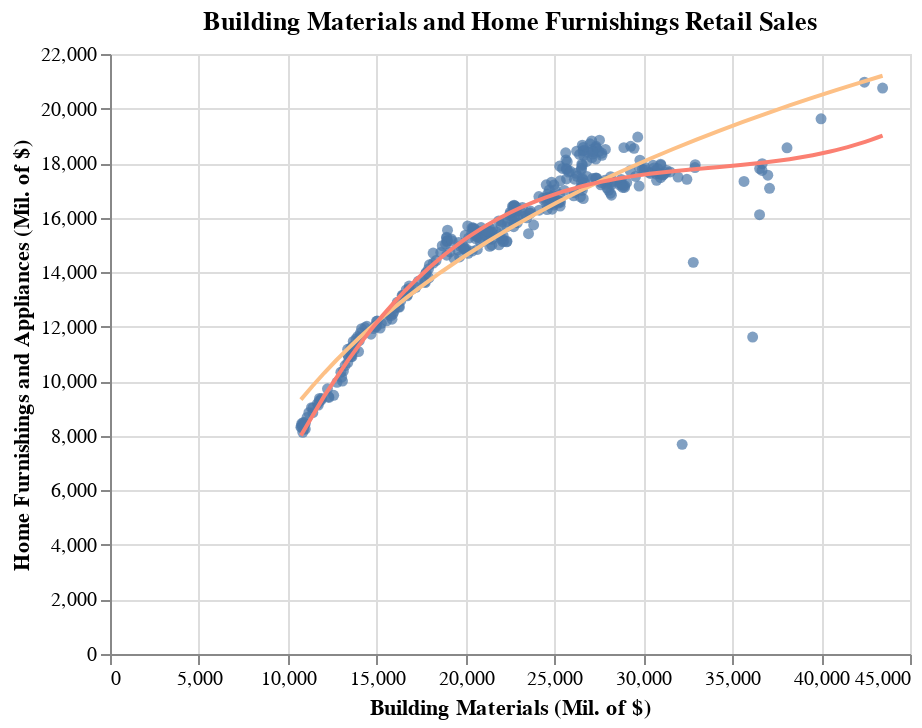

Write notebook code for a chart like this one.
### Markdown cell above
Let us start by seeing if there is a relationship between retail spending of building materials and home furnishings.

### Code cell
# joining the two datasets
building_furnishing = furnishing_expenditure.merge(building_materials_expenditure, on = 'date', how = 'inner')

# building the plot
furnishing_scatter_base = alt.Chart(building_furnishing,
                                    title = "Building Materials and Home Furnishings Retail Sales").mark_circle().encode(
    x = alt.X('value_y',
              title = 'Building Materials (Mil. of $)'),
    y = alt.Y('value_x',
              title = 'Home Furnishings and Appliances (Mil. of $)'))

furnishing_poly_fit = [
    furnishing_scatter_base.transform_regression(
        'value_y', 'value_x', method = 'poly', order = 3
    ).mark_line(color = '#fb8072').encode()
]

alt.layer(furnishing_scatter_base, furnishing_scatter_base.transform_regression('value_y', 'value_x', method = 'log').mark_line(color = '#fdc086'), *furnishing_poly_fit)

### Figure 1 — Vega-Lite specification as saved in the notebook (floating-point values rounded to 4 significant figures; data arrays with more than 128 entries replaced by an {"elided": "..."} marker saying what was removed)
{"config": {"view": {"continuousWidth": 400, "continuousHeight": 300}}, "layer": [{"mark": "circle", "encoding": {"x": {"type": "quantitative", "field": "value_y", "title": "Building Materials (Mil. of $)"}, "y": {"type": "quantitative", "field": "value_x", "title": "Home Furnishings and Appliances (Mil. of $)"}}, "title": "Building Materials and Home Furnishings Retail Sales"}, {"mark": {"type": "line", "color": "#fdc086"}, "encoding": {"x": {"type": "quantitative", "field": "value_y", "title": "Building Materials (Mil. of $)"}, "y": {"type": "quantitative", "field": "value_x", "title": "Home Furnishings and Appliances (Mil. of $)"}}, "title": "Building Materials and Home Furnishings Retail Sales", "transform": [{"on": "value_y", "regression": "value_x", "method": "log"}]}, {"mark": {"type": "line", "color": "#fb8072"}, "encoding": {"x": {"type": "quantitative", "field": "value_y", "title": "Building Materials (Mil. of $)"}, "y": {"type": "quantitative", "field": "value_x", "title": "Home Furnishings and Appliances (Mil. of $)"}}, "title": "Building Materials and Home Furnishings Retail Sales", "transform": [{"on": "value_y", "regression": "value_x", "method": "poly", "order": 3}]}], "data": {"name": "data-c550207d56d8748ec0c26a010ef4b8cd"}, "$schema": "https://vega.github.io/schema/vega-lite/v4.8.1.json", "datasets": {"data-c550207d56d8748ec0c26a010ef4b8cd": {"elided": "352 records"}}}
